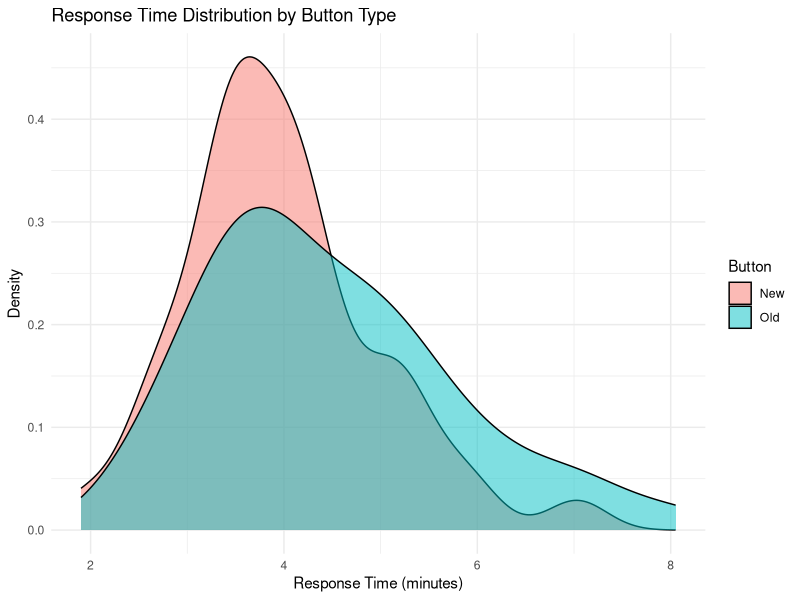

Write R code to recreate this figure.
## ---- chunk 1
knitr::opts_chunk$set(echo = TRUE)
## ---- chunk 2
print_results <- function(z_score, p_value, alpha){
  print(paste("Z score: ", round(z_score, 4)))
  print(paste("P value: ", round(p_value, 4)))
  print(paste("Alpha: ", alpha))
  print(paste("P value < alpha: ", p_value < alpha))
}
## ---- chunk 3
# Parameters
alpha = 0.015
p_base = 0.08
p_observed = 0.11
n = 350

# Calculations
sigma = sqrt((p_base*(1-p_base))/n)
z_score = (p_observed-p_base) / sigma
p_value <- pnorm(z_score, lower.tail=FALSE)

# Result
print_results(z_score, p_value, alpha)
## ---- chunk 4
alpha = 0.05

# Result
print_results(z_score, p_value, alpha)
## ---- chunk 5
print(paste("Minimum Alpha value: ", round(p_value, 3)))
## ---- chunk 6
alpha_bilateral <- 0.0825
p_value_two_tail <- p_value * 2

# Result
print_results(z_score, p_value_two_tail, alpha_bilateral)
## ---- chunk 7
print(paste("Minimum Alpha: ", round(p_value_two_tail, 3)))
## ---- chunk 8
# One-tailed test (right tail, α = 0.05 in one tail)
z_one_tailed <- qnorm(p = 1 - 0.05)  
# Two-tailed test (α = 0.05 split into two tails: 0.025 each side)
z_two_tailed <- qnorm(p = 1 - 0.05/2)

# Results
cat("Critical Z value (one-tailed, α=0.05):", round(z_one_tailed, 3), "\n")
cat("Critical Z value (two-tailed, α=0.05): ±", round(z_two_tailed, 3), "\n")
## ---- chunk 9
result <- power.prop.test(
  p1 = p_base,
  p2 = p_observed,
  power = 0.8,
  sig.level = 0.05,
  alternative = "two.sided"
)
result
## ---- chunk 10
result <- power.prop.test(
  p1 = p_base,
  p2 = p_observed,
  power = 0.8,
  sig.level = 0.05,
  alternative = "one.sided"
)
result
## ---- chunk 11
result <- power.prop.test(
  n=350,
  p1 = p_base,
  p2 = p_observed,
  sig.level = 0.05,
  alternative = "two.sided"
)
result
## ---- chunk 12
result <- power.prop.test(
  n=350,
  p1 = p_base,
  power = 0.75,
  sig.level = 0.05,
  alternative = "one.sided"
)
result
## ---- chunk 13
# Set seed
set.seed(123)

# Group parameters
mean_before <- 4.2
mean_after <- 3.8
sd_before <- 0.9
sd_after <- 0.8
n <- 45
alpha <- 0.01

# Generate samples (independent)
sample_before <- rnorm(n, mean = mean_before, sd = sd_before)
sample_after <- rnorm(n, mean = mean_after, sd = sd_after)

# Calculate sample means
x_before <- mean(sample_before)
x_after <- mean(sample_after)

# Calculations
se <- sqrt((sd_before^2 + sd_after^2) / n)
z_score <- (x_after - x_before) / se
p_value <- pnorm(z_score)

# Results
print_results(z_score, p_value, alpha)
## ---- chunk 14
# Set seed
set.seed(123)

# Group parameters
mean_old_button <- 4.2
mean_new_button <- 3.8
sd_old_button <- 0.9
sd_new_button <- 0.8
n <- 45
alpha <- 0.01

# Generate data with log-normal distribution
old_button_times <- rlnorm(n, meanlog = log(mean_old_button), sdlog = 0.3)
new_button_times <- rlnorm(n, meanlog = log(mean_new_button), sdlog = 0.3)

# Create dataframe
data <- data.frame(
  Time = c(old_button_times, new_button_times),
  Button = rep(c("Old", "New"), each = n)
)

# Plot with ggplot2
library(ggplot2)
ggplot(data, aes(x = Time, fill = Button)) +
  geom_density(alpha = 0.5) +
  labs(title = "Response Time Distribution by Button Type",
       x = "Response Time (minutes)",
       y = "Density") +
  theme_minimal()

# Perform Wilcoxon test
wilcox_result <- wilcox.test(old_button_times, new_button_times, alternative = "greater")

# Results
print(wilcox_result)
print(paste("Alpha:", alpha))
print(paste("P value < alpha:", wilcox_result$p.value < alpha))
